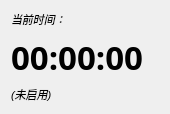
<?xml version="1.0" encoding="UTF-8"?>
<ui version="4.0">
 <class>TimeWidget</class>
 <widget class="QWidget" name="TimeWidget">
  <property name="geometry">
   <rect>
    <x>0</x>
    <y>0</y>
    <width>170</width>
    <height>96</height>
   </rect>
  </property>
  <property name="windowTitle">
   <string>TimeWidget</string>
  </property>
  <property name="styleSheet">
   <string notr="true"/>
  </property>
  <layout class="QVBoxLayout" name="verticalLayout">
   <item>
    <widget class="QLabel" name="currentLabel">
     <property name="font">
      <font>
       <pointsize>8</pointsize>
       <italic>true</italic>
      </font>
     </property>
     <property name="text">
      <string>当前时间：</string>
     </property>
    </widget>
   </item>
   <item>
    <widget class="QLabel" name="timeLabel">
     <property name="font">
      <font>
       <family>微软雅黑</family>
       <pointsize>25</pointsize>
       <weight>75</weight>
       <italic>false</italic>
       <bold>true</bold>
       <kerning>true</kerning>
      </font>
     </property>
     <property name="styleSheet">
      <string notr="true"/>
     </property>
     <property name="text">
      <string>00:00:00</string>
     </property>
    </widget>
   </item>
   <item>
    <widget class="QLabel" name="eventLabel">
     <property name="font">
      <font>
       <pointsize>8</pointsize>
       <weight>50</weight>
       <italic>true</italic>
       <bold>false</bold>
      </font>
     </property>
     <property name="text">
      <string>(未启用)</string>
     </property>
    </widget>
   </item>
  </layout>
 </widget>
 <resources/>
 <connections/>
</ui>
